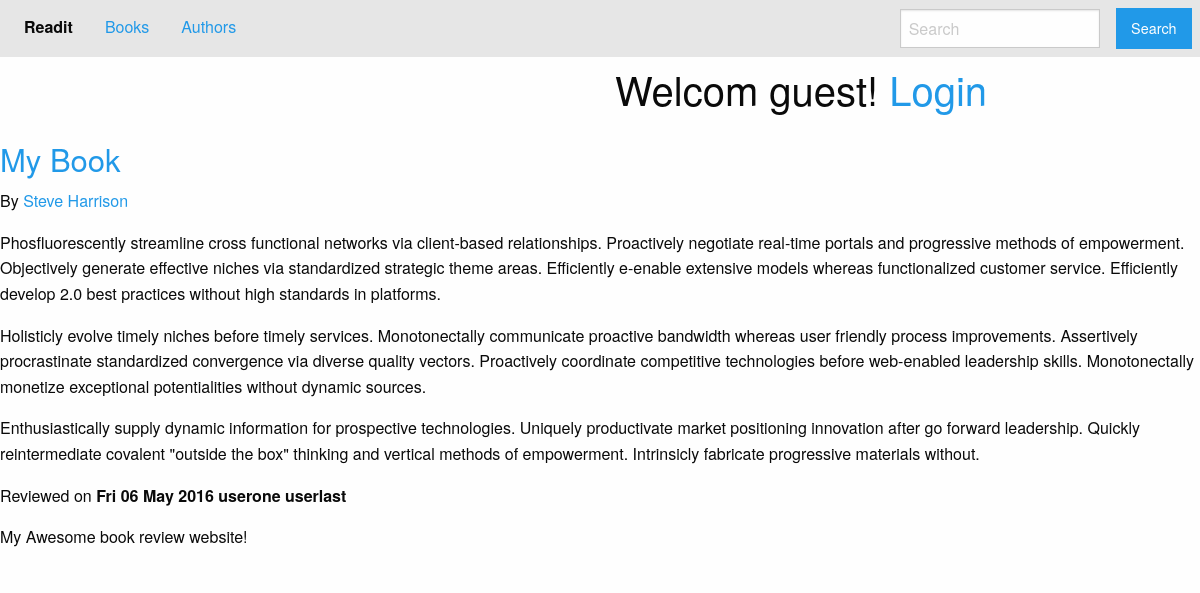
Page /books/1/ on the committed database.
### books/models.py (models this page shows, shortened)
class Book(models.Model):
    title = models.CharField(max_length=150)
    authors = models.ManyToManyField('Author', related_name='books')
    review = models.TextField(blank=True, null=True)
    reviewed_by = models.ForeignKey(User, blank=True, null=True, related_name='reviews')
    date_reviewed = models.DateTimeField(blank=True, null=True)
    is_favourite = models.BooleanField(default=False, verbose_name='Favourite?')

class Author(models.Model):
    name = models.CharField(max_length=70, help_text="Use pen name, not real name",
                            unique=True)

### books/views.py (the view)
# urls.py: url(r'^books/(?P<pk>[-\w]+)/$', BookDetail.as_view(), name='book-detail'),
class BookDetail(DetailView):
	model = Book
	template_name = "book.html"

### books/templates/book.html
{% extends "base.html" %}
{% block content %}
{% include 'book-detail.html' %}
{%endblock%}

### books/templates/book-detail.html (shortened to what this page needs)
{% if book.review %}
<div class="book">
	<h3><a href="{% url 'book-detail' book.pk %}">{{ book.title }}</a></h3>
	<p>By {% for author in book.authors.all %}
	<a href="{% url 'author-detail' author.pk %}">{{ author.name }}{% endfor %}</a></p>
	<p>{{ book.review|linebreaks }}</p>
	<p>Reviewed on <strong>{{book.date_reviewed|date:"D d M Y"}}</strong>
	{%if book.reviewed_by%}
		<strong>{{ book.reviewed_by.get_full_name|default:book.reviewed_by.username}}</strong>
	{%endif%}
	</p>
</div>
{% endif %}

### rows in the picture
Book: title "My Book", review "Phosfluorescently streamline cross functional networks via client-based relationships. Proactively negotiate real-time portals and progressive methods of empowerment. Objectively generate effective niches via standardized strategic theme areas. Efficiently e-enable extensive models whereas functionalized customer service. Efficiently develop 2.0 best practices without high standards in platforms. Holisticly evolve timely niches before timely services. Monotonectally communicate proactive bandwidth whereas user friendly process improvements. Assertively procrastinate standardized convergence via diverse quality vectors. Proactively coordinate competitive technologies before web-enabled…", date_reviewed "Fri 06 May 2016", reviewed_by.get_full_name "userone userlast"
Author: name "Steve Harrison"
